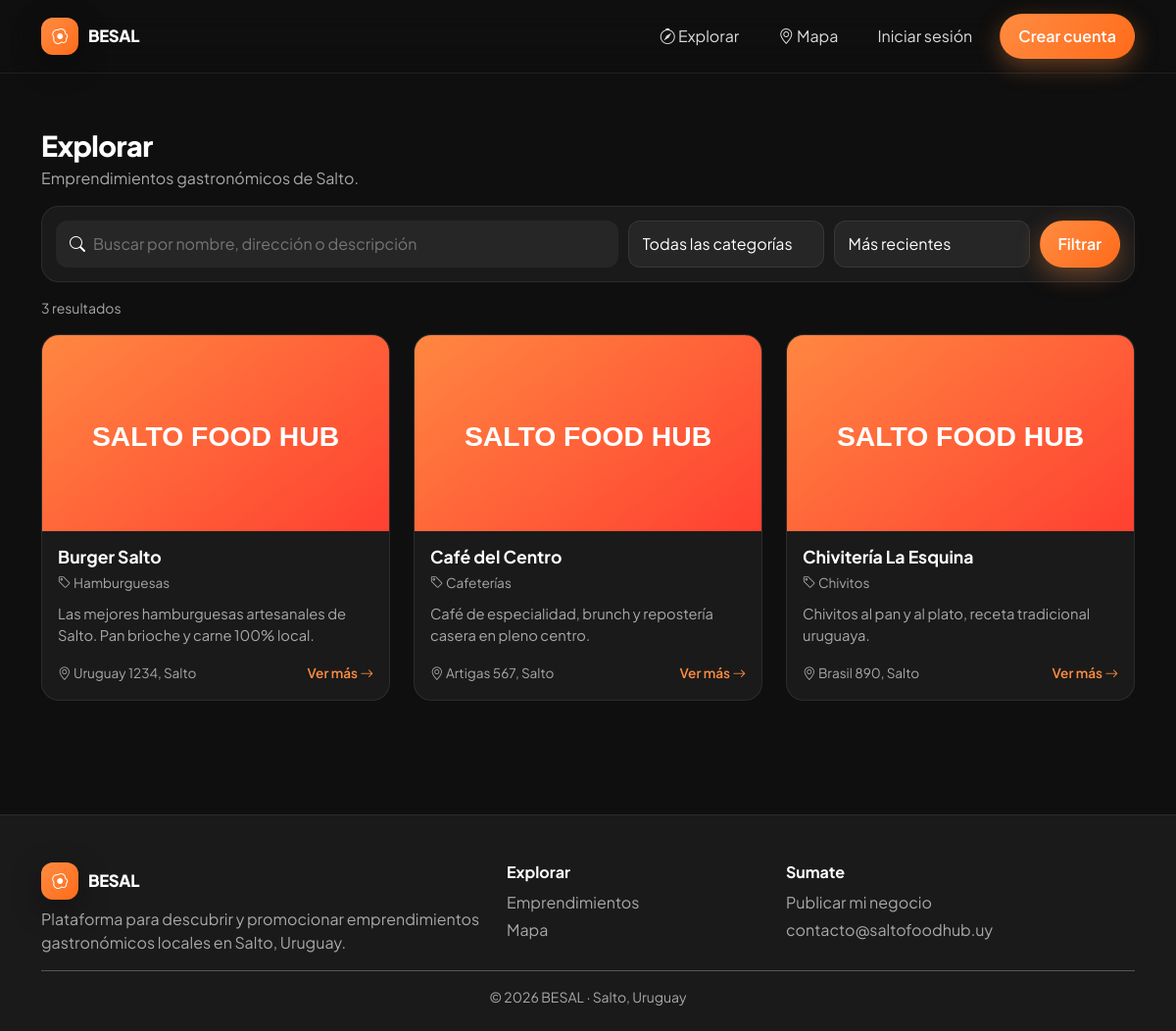
The page /?p=explorar on the database its author committed.
### tables this page shows
CREATE TABLE emprendimientos (
    id INT AUTO_INCREMENT PRIMARY KEY,
    usuario_id INT NOT NULL,
    categoria_id INT DEFAULT NULL,
    nombre VARCHAR(120) NOT NULL,
    slug VARCHAR(150) NOT NULL UNIQUE,
    descripcion TEXT,
    logo VARCHAR(255) DEFAULT NULL,
    portada VARCHAR(255) DEFAULT NULL,
    direccion VARCHAR(200),
    telefono VARCHAR(40),
    whatsapp VARCHAR(40),
    instagram VARCHAR(100),
    facebook VARCHAR(100),
    horarios VARCHAR(255),
    latitud DECIMAL(10,7) DEFAULT NULL,
    longitud DECIMAL(10,7) DEFAULT NULL,
    aprobado TINYINT(1) NOT NULL DEFAULT 0,
    destacado TINYINT(1) NOT NULL DEFAULT 0,
    visitas INT NOT NULL DEFAULT 0,
    creado_en DATETIME NOT NULL DEFAULT CURRENT_TIMESTAMP,
    FOREIGN KEY (usuario_id) REFERENCES usuarios(id) ON DELETE CASCADE,
    FOREIGN KEY (categoria_id) REFERENCES categorias(id) ON DELETE SET NULL,
    INDEX idx_categoria (categoria_id),
    INDEX idx_aprobado (aprobado)
);

CREATE TABLE categorias (
    id INT AUTO_INCREMENT PRIMARY KEY,
    nombre VARCHAR(60) NOT NULL UNIQUE,
    slug VARCHAR(80) NOT NULL UNIQUE,
    icono VARCHAR(60) DEFAULT 'bi-shop',
    color VARCHAR(20) DEFAULT '#ff8c42',
    orden INT NOT NULL DEFAULT 0
);

### app/controllers/HomeController.php (called while the page is built, shortened)
<?php
class HomeController
{
    public static function explorar(): void {
        $f = [
            'q' => trim($_GET['q'] ?? ''),
            'categoria_id' => (int)($_GET['categoria_id'] ?? 0),
            'orden' => $_GET['orden'] ?? 'recientes',
        ];
        $total = Emprendimiento::countAll($f);
        $pg = paginate_args($total);
        $f['limit']=$pg['limit']; $f['offset']=$pg['offset'];
        $emprendimientos = Emprendimiento::search($f);
        require BASE_PATH . '/app/views/layouts/main.php';
    }
}

### includes/helpers.php (called while the page is built, shortened)
<?php
function e(?string $str): string {
    return htmlspecialchars((string)$str, ENT_QUOTES | ENT_SUBSTITUTE, 'UTF-8');
}
function url(string $path = ''): string {
    return rtrim(SITE_URL, '/') . '/' . ltrim($path, '/');
}
function asset(string $path): string {
    return rtrim(ASSETS_URL, '/') . '/' . ltrim($path, '/');
}
function paginate_args(int $total, int $perPage = ITEMS_PER_PAGE): array {
    $page = max(1, (int)($_GET['page'] ?? 1));
    $pages = max(1, (int)ceil($total / $perPage));
    $page = min($page, $pages);
    return ['page' => $page, 'pages' => $pages, 'offset' => ($page - 1) * $perPage, 'limit' => $perPage];
}

### config/database.php (called while the page is built)
<?php
class Database
{
    private static ?PDO $instance = null;
    public static function getConnection(): PDO
    {
        if (self::$instance === null) {
            $dsn = 'mysql:host=' . DB_HOST . ';dbname=' . DB_NAME . ';charset=' . DB_CHARSET;
            $options = [
                PDO::ATTR_ERRMODE            => PDO::ERRMODE_EXCEPTION,
                PDO::ATTR_DEFAULT_FETCH_MODE => PDO::FETCH_ASSOC,
                PDO::ATTR_EMULATE_PREPARES   => false,
            ];
            try {
                self::$instance = new PDO($dsn, DB_USER, DB_PASS, $options);
            } catch (PDOException $e) {
                if (ENVIRONMENT === 'development') {
                    die('Error de conexión a la BD: ' . $e->getMessage());
                }
                die('Error de conexión a la base de datos.');
            }
        }
        return self::$instance;
    }
}

### app/models/Emprendimiento.php (called while the page is built, shortened)
<?php
class Emprendimiento
{
    public static function db(): PDO { return Database::getConnection(); }
    public static function search(array $f = []): array {
        $sql = "SELECT e.*, c.nombre AS categoria_nombre, c.icono AS categoria_icono,
                       (SELECT AVG(estrellas) FROM resenas r WHERE r.emprendimiento_id=e.id AND r.aprobada=1) AS rating,
                       (SELECT COUNT(*) FROM resenas r WHERE r.emprendimiento_id=e.id AND r.aprobada=1) AS reviews
                FROM emprendimientos e
                LEFT JOIN categorias c ON c.id = e.categoria_id
                WHERE e.aprobado=1";
        $params = [];
        $orden = $f['orden'] ?? 'recientes';
        $sql .= match($orden) {
            'rating' => " ORDER BY rating DESC, reviews DESC",
            'populares' => " ORDER BY visitas DESC",
            default => " ORDER BY e.creado_en DESC",
        };
        $limit = (int)($f['limit'] ?? 50); $offset = (int)($f['offset'] ?? 0);
        $sql .= " LIMIT $limit OFFSET $offset";
        $st = self::db()->prepare($sql);
        $st->execute($params);
        return $st->fetchAll();
    }
    public static function countAll(array $f = []): int {
        $sql = "SELECT COUNT(*) FROM emprendimientos e WHERE e.aprobado=1";
        $params=[];
        $st=self::db()->prepare($sql); $st->execute($params); return (int)$st->fetchColumn();
    }
}

### includes/bootstrap.php (called while the page is built, shortened)
<?php
require_once __DIR__ . '/../config/database.php';
require_once __DIR__ . '/helpers.php';
spl_autoload_register(function ($class) {
    $paths = [
        BASE_PATH . '/app/models/' . $class . '.php',
        BASE_PATH . '/app/controllers/' . $class . '.php',
    ];
    foreach ($paths as $p) {
        if (file_exists($p)) { require_once $p; return; }
    }
});

### app/views/emprendimientos/lista.php (the view, shortened to what this page needs)
<section class="sfh-section">
  <div class="container">
    <div class="sfh-page-head">
      <div>
        <h1 class="sfh-section-title mb-1">Explorar</h1>
        <p class="text-muted mb-0">Emprendimientos gastronómicos de Salto.</p>
      </div>
    </div>
    <form method="get" class="sfh-filters">
      <div class="sfh-filters-search">
        <i class="bi bi-search"></i>
        <input type="text" name="q" value="<?= e($f['q']) ?>" placeholder="Buscar por nombre, dirección o descripción">
      </div>
      <select name="categoria_id" class="form-select">
        <option value="0">Todas las categorías</option>
      </select>
      <select name="orden" class="form-select">
        <option value="recientes" <?= $f['orden']==='recientes'?'selected':'' ?>>Más recientes</option>
      </select>
      <button class="sfh-btn sfh-btn-primary">Filtrar</button>
    </form>
    <p class="text-muted small my-3"><?= (int)$total ?> resultados</p>
    <div class="row g-4">
      <?php foreach ($emprendimientos as $emp): ?>
        <div class="col-md-6 col-lg-4"><?php include BASE_PATH . '/app/views/partials/card_emp.php'; ?></div>
      <?php endforeach; ?>
    </div>
  </div>
</section>

### app/views/partials/card_emp.php (shortened to what this page needs)
<a href="<?= url('?p=ver&slug='.urlencode($emp['slug'])) ?>" class="sfh-card">
  <div class="sfh-card-img" style="background-image:url('<?= $emp['logo'] ? uploaded($emp['logo'],'logos') : asset('img/placeholder.svg') ?>')"></div>
  <div class="sfh-card-body">
    <div class="d-flex justify-content-between align-items-start gap-2">
      <h5 class="sfh-card-title"><?= e($emp['nombre']) ?></h5>
    </div>
    <p class="sfh-card-meta"><i class="bi bi-tag"></i> <?= e($emp['categoria_nombre'] ?? 'Sin categoría') ?></p>
    <p class="sfh-card-desc"><?= e(mb_substr($emp['descripcion'] ?? '',0,90)) ?><?= mb_strlen($emp['descripcion'] ?? '')>90?'…':'' ?></p>
    <div class="sfh-card-foot">
      <span><i class="bi bi-geo-alt"></i> <?= e(mb_substr($emp['direccion'] ?? 'Salto',0,40)) ?></span>
      <span class="sfh-link">Ver más <i class="bi bi-arrow-right"></i></span>
    </div>
  </div>
</a>

### assets/css/styles.css (style rules this page uses)
:root { --bg: #0f0f0f; --surface: #1a1a1a; --surface-2: #262626; --primary: #ff8c42; --primary-2: #ff6b1a; --text: #ffffff; --text-muted: #a8a8a8; --border: rgba(255,255,255,.08); --radius: 18px; --radius-sm: 12px; --shadow-1: 0 10px 30px rgba(0,0,0,.35); --shadow-2: 0 20px 60px rgba(0,0,0,.45); --glass: rgba(255,255,255,.06); --transition: .25s cubic-bezier(.4,0,.2,1); }
* { box-sizing: border-box; }
html, body { background: var(--bg); color: var(--text); font-family: 'Plus Jakarta Sans', system-ui, sans-serif; -webkit-font-smoothing: antialiased; }
a { color: inherit; text-decoration: none; }
.text-muted { color: var(--text-muted) !important; }
.sfh-btn { display:inline-flex; align-items:center; gap:8px; padding:10px 18px; border-radius:999px; border:1px solid transparent; font-weight:600; cursor:pointer; transition: var(--transition); }
.sfh-btn-primary { background: linear-gradient(135deg, var(--primary), var(--primary-2)); color:#fff; box-shadow: 0 8px 24px color-mix(in oklab, var(--primary) 35%, transparent); }
.sfh-section { padding: 56px 0; }
.sfh-section-title { font-size: 1.8rem; font-weight: 800; letter-spacing:-.02em; margin:0; }
.sfh-link { color: var(--primary); font-weight: 600; }
.sfh-page-head { margin-bottom: 16px; }
.sfh-card { display:flex; flex-direction:column; background: var(--surface); border:1px solid var(--border); border-radius: var(--radius); overflow:hidden; transition: var(--transition); height:100%; }
.sfh-card-img { height: 200px; background-size: cover; background-position: center; background-color: var(--surface-2); }
.sfh-card-body { padding: 16px; display:flex; flex-direction:column; gap:6px; }
.sfh-card-title { font-size:1.1rem; font-weight:700; margin:0; }
.sfh-card-meta { color: var(--text-muted); font-size:.85rem; margin:0; }
.sfh-card-desc { color: var(--text-muted); font-size:.92rem; margin: 4px 0 12px; }
.sfh-card-foot { display:flex; justify-content:space-between; align-items:center; font-size:.85rem; color: var(--text-muted); margin-top:auto; }
.sfh-filters { display:grid; grid-template-columns: 1fr 200px 200px auto; gap:10px; padding: 14px; background: var(--surface); border:1px solid var(--border); border-radius: var(--radius); }
.sfh-filters-search { display:flex; align-items:center; gap:8px; background: var(--surface-2); border-radius: var(--radius-sm); padding: 0 14px; }
.sfh-filters-search input { background: transparent; border:0; outline:0; color: var(--text); padding: 12px 0; width:100%; }
.sfh-filters .form-select { background: var(--surface-2); border-color: var(--border); color: var(--text); }
.form-control, .form-select { background: var(--surface-2); border:1px solid var(--border); color: var(--text); border-radius: 12px; padding: 10px 14px; }

### rows shown on the page
emprendimientos: nombre "Burger Salto", categoria.nombre "Hamburguesas", descripcion "Las mejores hamburguesas artesanales de Salto. Pan brioche y carne 100% local.", direccion "Uruguay 1234, Salto"
emprendimientos: nombre "Café del Centro", categoria.nombre "Cafeterías", descripcion "Café de especialidad, brunch y repostería casera en pleno centro.", direccion "Artigas 567, Salto"
emprendimientos: nombre "Chivitería La Esquina", categoria.nombre "Chivitos", descripcion "Chivitos al pan y al plato, receta tradicional uruguaya.", direccion "Brasil 890, Salto"

### other values the page prints
SITE_NAME "BESAL"
$total "3"
SITE_DESCRIPTION "Plataforma para descubrir y promocionar emprendimientos gastronómicos locales en Salto, Uruguay."
SITE_EMAIL "contacto@saltofoodhub.uy"
